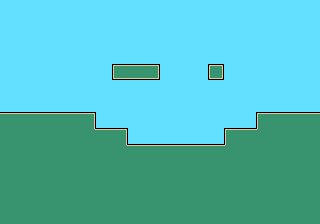

This game map was drawn from its Tiled (.tmx) file and the tilesets committed beside it. A one-line description and the full map source follow:
An orthogonal 20x14 tile map with 16x16 px tiles, 1 tile layer (Tile Layer 1).

<map version="1.8" tiledversion="1.8.4" orientation="orthogonal" renderorder="right-down" width="20" height="14" tilewidth="16" tileheight="16" infinite="0" nextlayerid="2" nextobjectid="1">
 <editorsettings>
  <export target="TestMap.tmj" format="json" />
 </editorsettings>
 <tileset firstgid="1" source="../Tilesets/TestTileset.tsx" />
 <layer id="1" name="Tile Layer 1" width="20" height="14">
  <data encoding="csv">
10,10,10,10,10,10,10,10,10,10,10,10,10,10,10,10,10,10,10,10,
10,10,10,10,10,10,10,10,10,10,10,10,10,10,10,10,10,10,10,10,
10,10,10,10,10,10,10,10,10,10,10,10,10,10,10,10,10,10,10,10,
10,10,10,10,10,10,10,10,10,10,10,10,10,10,10,10,10,10,10,10,
10,10,10,10,10,10,10,31,32,33,10,10,10,34,10,10,10,10,10,10,
10,10,10,10,10,10,10,10,10,10,10,10,10,10,10,10,10,10,10,10,
10,10,10,10,10,10,10,10,10,10,10,10,10,10,10,10,10,10,10,10,
2,2,2,2,2,3,10,10,10,10,10,10,10,10,10,10,1,2,2,2,
12,12,12,12,12,15,2,3,10,10,10,10,10,10,1,2,16,12,12,12,
12,12,12,12,12,12,12,15,2,2,2,2,2,2,16,12,12,12,12,12,
12,12,12,12,12,12,12,12,12,12,12,12,12,12,12,12,12,12,12,12,
12,12,12,12,12,12,12,12,12,12,12,12,12,12,12,12,12,12,12,12,
12,12,12,12,12,12,12,12,12,12,12,12,12,12,12,12,12,12,12,12,
12,12,12,12,12,12,12,12,12,12,12,12,12,12,12,12,12,12,12,12
</data>
 </layer>
</map>
